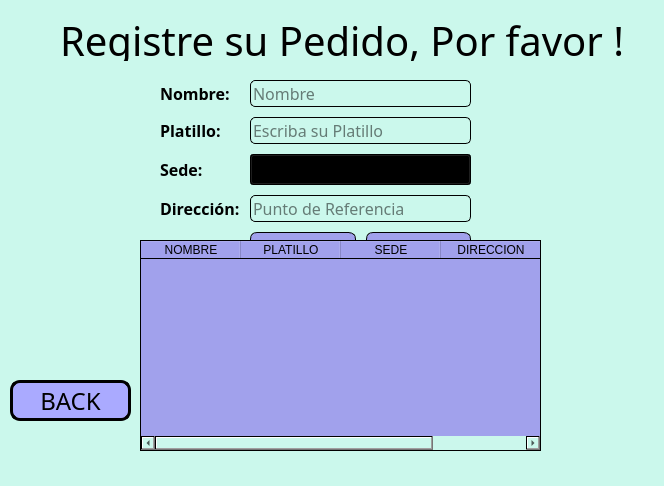
<?xml version="1.0" encoding="UTF-8"?>
<ui version="4.0">
 <class>MainWindow</class>
 <widget class="QMainWindow" name="MainWindow">
  <property name="geometry">
   <rect>
    <x>0</x>
    <y>0</y>
    <width>664</width>
    <height>486</height>
   </rect>
  </property>
  <property name="windowTitle">
   <string>MainWindow</string>
  </property>
  <property name="styleSheet">
   <string notr="true">background-color: qlineargradient(spread:pad, x1:0, y1:0, x2:1, y2:0, stop:1 rgba(203, 248, 236, 252));</string>
  </property>
  <widget class="QWidget" name="centralwidget">
   <widget class="QWidget" name="formLayoutWidget">
    <property name="geometry">
     <rect>
      <x>150</x>
      <y>70</y>
      <width>331</width>
      <height>201</height>
     </rect>
    </property>
    <layout class="QFormLayout" name="formLayout">
     <property name="horizontalSpacing">
      <number>10</number>
     </property>
     <property name="verticalSpacing">
      <number>10</number>
     </property>
     <property name="leftMargin">
      <number>10</number>
     </property>
     <property name="topMargin">
      <number>10</number>
     </property>
     <property name="rightMargin">
      <number>10</number>
     </property>
     <property name="bottomMargin">
      <number>10</number>
     </property>
     <item row="0" column="0">
      <widget class="QLabel" name="lblCodigo">
       <property name="font">
        <font>
         <family>Mongolian Baiti</family>
         <pointsize>12</pointsize>
         <weight>75</weight>
         <bold>true</bold>
        </font>
       </property>
       <property name="styleSheet">
        <string notr="true">color:black;
</string>
       </property>
       <property name="text">
        <string>Nombre:</string>
       </property>
      </widget>
     </item>
     <item row="0" column="1">
      <widget class="QLineEdit" name="txtNombre">
       <property name="font">
        <font>
         <family>Mongolian Baiti</family>
         <pointsize>12</pointsize>
        </font>
       </property>
       <property name="autoFillBackground">
        <bool>false</bool>
       </property>
       <property name="styleSheet">
        <string notr="true">border-radius:5px;
border:1px solid black;
color:black;

font: 12pt &quot;Mongolian Baiti&quot;;</string>
       </property>
       <property name="placeholderText">
        <string comment="Codigo" extracomment="adsdasd">Nombre</string>
       </property>
       <property name="cursorMoveStyle">
        <enum>Qt::LogicalMoveStyle</enum>
       </property>
       <property name="clearButtonEnabled">
        <bool>true</bool>
       </property>
      </widget>
     </item>
     <item row="1" column="0">
      <widget class="QLabel" name="lblTitulo">
       <property name="font">
        <font>
         <family>Mongolian Baiti</family>
         <pointsize>12</pointsize>
         <weight>75</weight>
         <bold>true</bold>
        </font>
       </property>
       <property name="styleSheet">
        <string notr="true">color:black;</string>
       </property>
       <property name="text">
        <string>Platillo:</string>
       </property>
      </widget>
     </item>
     <item row="1" column="1">
      <widget class="QLineEdit" name="txtPlatillo">
       <property name="font">
        <font>
         <family>Mongolian Baiti</family>
         <pointsize>12</pointsize>
        </font>
       </property>
       <property name="styleSheet">
        <string notr="true">border-radius:5px;
border:1px solid black;
color:black;
font: 12pt &quot;Mongolian Baiti&quot;;</string>
       </property>
       <property name="placeholderText">
        <string>Escriba su Platillo</string>
       </property>
       <property name="clearButtonEnabled">
        <bool>true</bool>
       </property>
      </widget>
     </item>
     <item row="2" column="0">
      <widget class="QLabel" name="lblCategoria">
       <property name="font">
        <font>
         <family>Mongolian Baiti</family>
         <pointsize>12</pointsize>
         <weight>75</weight>
         <bold>true</bold>
        </font>
       </property>
       <property name="styleSheet">
        <string notr="true">color:black;</string>
       </property>
       <property name="text">
        <string>Sede:</string>
       </property>
      </widget>
     </item>
     <item row="2" column="1">
      <widget class="QComboBox" name="comboSede">
       <property name="enabled">
        <bool>true</bool>
       </property>
       <property name="font">
        <font>
         <family>Mongolian Baiti</family>
         <pointsize>12</pointsize>
        </font>
       </property>
       <property name="styleSheet">
        <string notr="true">color:black;
font: 12pt &quot;Mongolian Baiti&quot;;</string>
       </property>
       <item>
        <property name="text">
         <string>Seleccione...</string>
        </property>
       </item>
       <item>
        <property name="text">
         <string>Ate</string>
        </property>
       </item>
       <item>
        <property name="text">
         <string>SantaAnita</string>
        </property>
       </item>
       <item>
        <property name="text">
         <string>Lima</string>
        </property>
       </item>
       <item>
        <property name="text">
         <string>Chosica</string>
        </property>
       </item>
       <item>
        <property name="text">
         <string>LaVictoria</string>
        </property>
       </item>
       <item>
        <property name="text">
         <string>Narnia</string>
        </property>
       </item>
      </widget>
     </item>
     <item row="3" column="0">
      <widget class="QLabel" name="lblAutor">
       <property name="font">
        <font>
         <family>Mongolian Baiti</family>
         <pointsize>12</pointsize>
         <weight>75</weight>
         <bold>true</bold>
        </font>
       </property>
       <property name="styleSheet">
        <string notr="true">color:black;</string>
       </property>
       <property name="text">
        <string>Dirección:</string>
       </property>
      </widget>
     </item>
     <item row="3" column="1">
      <widget class="QLineEdit" name="txtDireccion">
       <property name="font">
        <font>
         <family>Mongolian Baiti</family>
         <pointsize>12</pointsize>
        </font>
       </property>
       <property name="styleSheet">
        <string notr="true">border-radius:5px;
border:1px solid black;
color:black;
font: 12pt &quot;Mongolian Baiti&quot;;</string>
       </property>
       <property name="placeholderText">
        <string comment="Autor" extracomment="Autor">Punto de Referencia</string>
       </property>
       <property name="cursorMoveStyle">
        <enum>Qt::LogicalMoveStyle</enum>
       </property>
       <property name="clearButtonEnabled">
        <bool>true</bool>
       </property>
      </widget>
     </item>
     <item row="4" column="1">
      <layout class="QHBoxLayout" name="horizontalLayout">
       <item>
        <widget class="QPushButton" name="btnRegistrar">
         <property name="font">
          <font>
           <family>Mongolian Baiti</family>
           <pointsize>11</pointsize>
           <weight>75</weight>
           <bold>true</bold>
          </font>
         </property>
         <property name="styleSheet">
          <string notr="true">QPushButton{
background-color: qlineargradient(spread:pad, x1:0, y1:0, x2:1, y2:0, stop:1 rgba(161, 161, 236, 255));
border-radius:7px;
color:white;
border:1px solid black;
}
QPushButton:hover{
background-color:rgb(53,53,79);
border-radius:10px;
}</string>
         </property>
         <property name="text">
          <string>REGISTRAR</string>
         </property>
        </widget>
       </item>
       <item>
        <widget class="QPushButton" name="btnLimpiar">
         <property name="font">
          <font>
           <family>Mongolian Baiti</family>
           <pointsize>11</pointsize>
           <weight>75</weight>
           <bold>true</bold>
          </font>
         </property>
         <property name="styleSheet">
          <string notr="true">QPushButton{
background-color: qlineargradient(spread:pad, x1:0, y1:0, x2:1, y2:0, stop:1 rgba(161, 161, 236, 255));
border-radius:7px;
color:white;
border:1px solid black;
}
QPushButton:hover{
background-color:rgb(53,53,79);
border-radius:10px;
}</string>
         </property>
         <property name="text">
          <string>LIMPIAR</string>
         </property>
        </widget>
       </item>
      </layout>
     </item>
    </layout>
   </widget>
   <widget class="QLabel" name="label">
    <property name="geometry">
     <rect>
      <x>60</x>
      <y>20</y>
      <width>621</width>
      <height>41</height>
     </rect>
    </property>
    <property name="font">
     <font>
      <family>Mongolian Baiti</family>
      <pointsize>30</pointsize>
     </font>
    </property>
    <property name="styleSheet">
     <string notr="true">color:black;</string>
    </property>
    <property name="text">
     <string>Registre su Pedido, Por favor !</string>
    </property>
   </widget>
   <widget class="QTableWidget" name="tblSalida">
    <property name="geometry">
     <rect>
      <x>140</x>
      <y>240</y>
      <width>401</width>
      <height>211</height>
     </rect>
    </property>
    <property name="font">
     <font>
      <family>Mongolian Baiti</family>
      <pointsize>12</pointsize>
      <weight>50</weight>
      <italic>false</italic>
      <bold>false</bold>
     </font>
    </property>
    <property name="styleSheet">
     <string notr="true">background-color: qlineargradient(spread:pad, x1:0, y1:0, x2:1, y2:0, stop:1 rgba(161, 161, 236, 255));
color:black;
font: 12pt &quot;Mongolian Baiti&quot;;</string>
    </property>
    <column>
     <property name="text">
      <string>NOMBRE</string>
     </property>
    </column>
    <column>
     <property name="text">
      <string>PLATILLO</string>
     </property>
    </column>
    <column>
     <property name="text">
      <string>SEDE</string>
     </property>
    </column>
    <column>
     <property name="text">
      <string>DIRECCION</string>
     </property>
    </column>
   </widget>
   <widget class="QPushButton" name="btnBack">
    <property name="geometry">
     <rect>
      <x>10</x>
      <y>380</y>
      <width>121</width>
      <height>41</height>
     </rect>
    </property>
    <property name="font">
     <font>
      <family>Mongolian Baiti</family>
      <pointsize>18</pointsize>
     </font>
    </property>
    <property name="styleSheet">
     <string notr="true">QPushButton{
background-color: rgb(170, 170, 255);
border-radius:10px;
border:3px solid black;
color:black;

}
QPushbutton:hover{
background-color:white;
}




</string>
    </property>
    <property name="text">
     <string>BACK</string>
    </property>
   </widget>
  </widget>
 </widget>
 <resources/>
 <connections/>
</ui>
